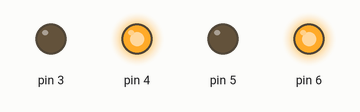
Recording of a sketch running on a simulated Arduino Uno, built with avr-gcc and run on an emulated ATmega328P. Shown: output pins drawn as LEDs (lit = HIGH).

Above: at 1.7 s.
At 4.8 s:
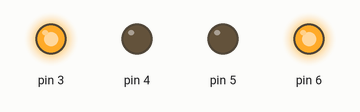
At 7.7 s:
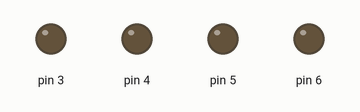
Timing chart, 0 to 11.0 s (numbered marks = the images above):
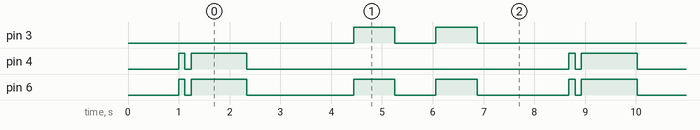

The sketch:

mtoor_test_2.ino
```cpp
int drive[] = {0,0,0,0,50}; // h bridge, delay


void setup() {
   // usb baudrate
  Serial.begin(9600);

  delay(1000); // delay for process to finish

  // set up motors
  pinMode(3, OUTPUT);
  pinMode(4, OUTPUT);
  pinMode(5, OUTPUT);
  pinMode(6, OUTPUT);
}

void updateMotor(int drive[]){
  if((drive[0] && drive[1]) || (drive[2] && drive[3])) { return;} // if mistake

  digitalWrite(3, drive[0]);
  digitalWrite(4, drive[1]);
  digitalWrite(5, drive[2]);
  digitalWrite(6, drive[3]);

  delay(drive[4]);
}


void turnRight(){
  for (int i=0; i<2; i++)
  {
    //             F B F B
    //int drive[] = {1,0,0,1,100};
    drive[0] = 1; drive[1] = 0; drive[2] = 0; drive[3] = 1; drive[4] = 800;
    updateMotor(drive); // turn robot
    delay(10);

    drive[0] = 0; drive[1] = 0; drive[2] = 0; drive[3] = 0;
    updateMotor(drive); // stop motors
    delay(10);
  }
}

void moveForwards(){
  drive[0] = 0; drive[1] = 1; drive[2] = 0; drive[3] = 1; drive[4] = 100;
  updateMotor(drive); // turn robot
  delay(20);
  // stop
  drive[0] = 0; drive[1] = 0; drive[2] = 0; drive[3] = 0;
  updateMotor(drive); // stop motors
  delay(20);

  // move forwards
  // B F B F
  drive[0] = 0; drive[1] = 1; drive[2] = 0; drive[3] = 1; drive[4] = 1000;
  updateMotor(drive); // turn robot
  delay(100);

  // stop
  drive[0] = 0; drive[1] = 0; drive[2] = 0; drive[3] = 0;
  updateMotor(drive); // stop motors
  delay(100);
}


void loop() {
  moveForwards();
  delay(1000);


  turnRight();
  delay(1000);

}
```

Measured:
- by itself, pin 3: repeats every 7.7 s: LOW 0.81 s, HIGH 0.81 s, LOW 5.3 s, HIGH 0.81 s
- by itself, pin 4: repeats every 7.7 s: LOW 0.12 s, HIGH 1.1 s, LOW 6.3 s, HIGH 0.12 s
- by itself, pin 6: repeats every 7.7 s: LOW 0.12 s, HIGH 1.1 s, LOW 2.1 s, HIGH 0.81 s, LOW 0.81 s, HIGH 0.81 s, LOW 1.8 s, HIGH 0.12 s
